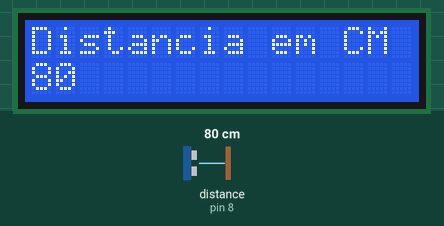
Simulated run of this sketch. Board: Arduino Uno, built with avr-gcc and run on an emulated ATmega328P. Shown: 16×2 character LCD. Wiring (inferred from the names in the program): ultrasonic range finder: trigger pin 7; echo pin 8. Inputs (shaded band) come from the test bench; at power-on: distance to the obstacle (sensor on pin 8) 80 cm. The echo pulse lasts 58.3 µs per cm; what the sketch prints to the serial monitor is not drawn.

Above: at 4.2 s.
4.3 s: distance to the obstacle (sensor on pin 8) set to 250 cm
At 4.52 s:
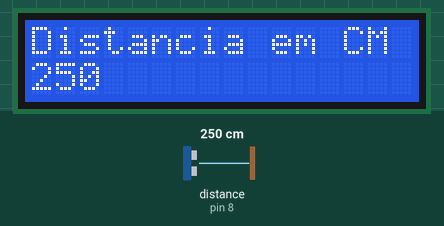
5.9 s: distance to the obstacle (sensor on pin 8) set to 60 cm
At 6.01 s:
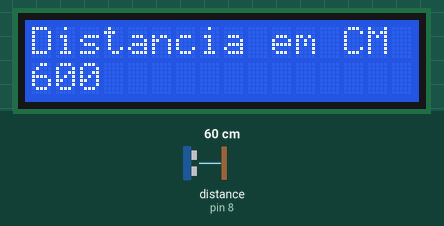
7.5 s: distance to the obstacle (sensor on pin 8) set to 2 cm
At 8.6 s:
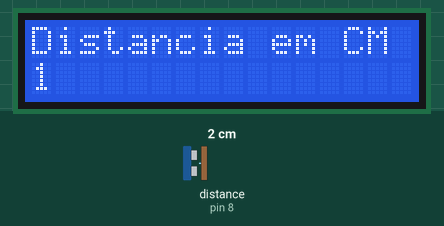
Timing chart, 0 to 10.5 s (numbered marks = the images above; inputs shaded):
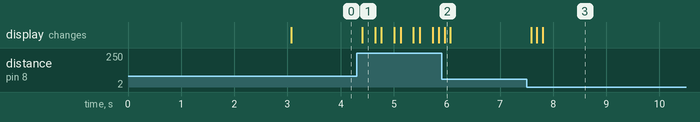

The sketch:

HC_SCR04_lcd.ino
```cpp
#define trigPin 7 //Pino 12 envia o pulso para gerar o echo
#define echoPin 8 //Pino 13 recebe o pulso do echo
#include <LiquidCrystal.h>;
LiquidCrystal lcd(12,11,5,4,3,2);

void setup()
{
  lcd.begin(16,2);
   Serial.begin(9600); //inicia a porta serial
   pinMode(echoPin, INPUT); // define o pino 13 como entrada (recebe)
   pinMode(trigPin, OUTPUT); // define o pino 12 como saida (envia)
   // pinMode(4, OUTPUT); // define o pino 12 como saida (envia)
   lcd.print("JUCABNU");
   lcd.setCursor(0,1);
   lcd.print("TESTE ULTRASSOM");
   delay(3000);
   lcd.clear();
}

void loop()
{

    digitalWrite(trigPin, LOW);
    delayMicroseconds(2);
    digitalWrite(trigPin, HIGH);
    delayMicroseconds(10);
    digitalWrite(trigPin, LOW);

  //pulseInt lê o tempo entre a chamada e o pino entrar em high
    long duration = pulseIn(echoPin,HIGH);
  //Esse calculo é baseado em s = v . t, lembrando que o tempo vem dobrado
  //porque é o tempo de ida e volta do ultrassom
    long distancia = duration /29 / 2 ;

    Serial.print("Distancia em CM: ");
    lcd.setCursor(0,0);
    lcd.print("Distancia em CM");
    Serial.println(distancia);
    lcd.setCursor(0,1);
    lcd.print(distancia);
    /*
    if (distancia < 5)
    {
      digitalWrite(4,  HIGH);
      tone(8,440);
      delay(50);
      noTone(8);
      delay(50);
    }
    else
       if (distancia < 10)
       {
         digitalWrite(4,  HIGH);
         tone(8,440);
         delay(100);
         noTone(8);
         delay(100);
       }
    digitalWrite(4, LOW);
    */
    delay(100); //espera 1 segundo para fazer a leitura novamente
    lcd.print("                ");
}
```

Measured:
- after the input at 4.3 s, the display: changes after 0.11 s (image 1)
- after the input at 5.9 s, the display: changes after 0.06 s (image 2)
- after the input at 7.5 s, the display: first changes after 0.09 s (image 3 shows a later state)
